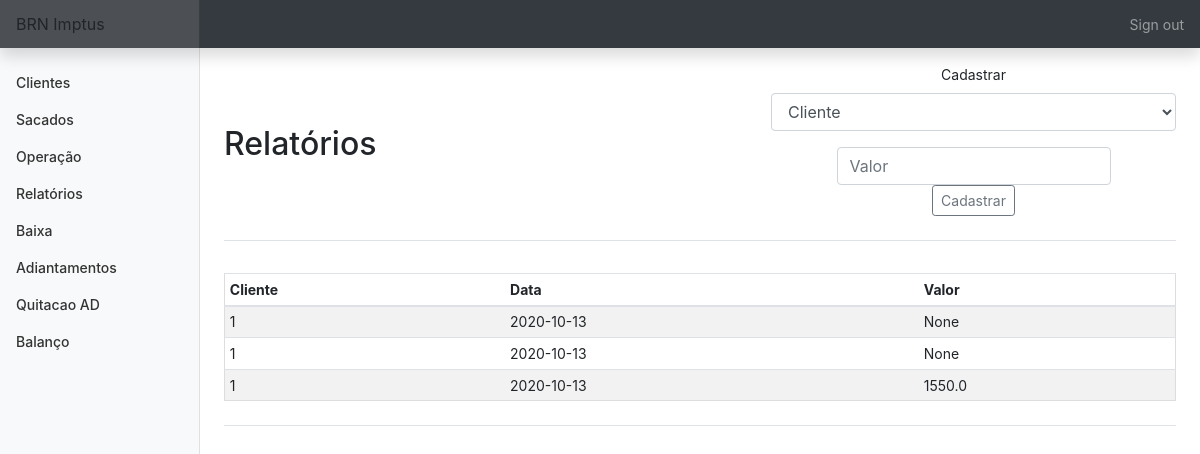
Page /adiantamentos (signed in) on the committed database.
### tables this page shows
CREATE TABLE adiantamentos (cliente_id INTEGER, data DATE, valor FLOAT, FOREIGN KEY (cliente_id) REFERENCES clientes(id));

### app.py (the view, shortened to what this page needs)
@app.route('/adiantamentos', methods=['GET', 'POST'])
@login_required
def adiantamentos():
    con = sqlite3.connect('brn.db')
    con.row_factory = sqlite3.Row
    cur = con.cursor()
    cliente = cur.execute('SELECT nome FROM clientes')
    cliente = cur.fetchall()
    ad = cur.execute('SELECT * FROM adiantamentos')
    ad = cur.fetchall()
    if request.method == "GET":
        return render_template('adiantamentos.html', cliente=cliente, adiantamento=ad)

### app.py (called while the page is built)
@app.after_request
def after_request(response):
    response.headers["Cache-Control"] = "no-cache, no-store, must-revalidate"
    response.headers["Expires"] = 0
    response.headers["Pragma"] = "no-cache"
    return response

### helper.py (called while the page is built)
def login_required(f):
    @wraps(f)
    def decorated_function(*args, **kwargs):
        if session.get("user_id") is None:
            return redirect("/login")
        return f(*args, **kwargs)
    return decorated_function

### templates/adiantamentos.html (shortened to what this page needs)
{% extends "layout.html" %}
{% block main %}
    <div class='d-flex justify-content-between flex-warp flex-md-nowrap align-items-center pt-3 pb-2 mb-3 border-bottom'>
        <h1 class='h2'>Relatórios</h1>
            <form action='adiantamentos' method='POST'>
                <div class='form-group'>
                    <label for=''>Cadastrar</label>
                    <div class="form-group">
                        <select class="form-control" name="cliente">
                            <option disabled selected value>Cliente</option>
                        </select>
                    </div>
                    <div class='form-goup'>
                        <input name='valor' autofocus class='form-control' placeholder='Valor' type='number' step='0.01' data-mask='000.000,00'>
                    </div>
                    <button type='submit' class='btn btn-sm btn-outline-secondary'>Cadastrar</button>
                </div>
            </form>
    </div>
    <div class='d-flex justify-content-between flex-warp flex-md-nowrap align-items-center pt-3 pb-2 mb-3 border-bottom'>
        <div class='table-responsive'>
            <table class='table table-striped table-sm'>
                <thead>
                    <tr>
                        <th>Cliente</th>
                        <th>Data</th>
                        <th>Valor</th>
                    </tr>
                </thead>
                <tbody>
                    {% for row in adiantamento %}
                        <tr>
                            <td>{{ row['cliente_id'] }}</td>
                            <td>{{ row['data'] }}</td>
                            <td>{{ row['valor'] }}</td>
                        </tr>
                    {% endfor %}
                </tbody>
            </table>
        </div>
    </div>
{% endblock %}

### static/styles.css (style rules this page uses)
main .form-control { display: inline-block; width: auto; }
main table { text-align: left; border-collapse: collapse; border-spacing: 0; width: 100%; border: 1px solid #ddd; }
main table td, th { text-align: left; padding: 16px; }
body { font-size: .875rem; height:100%; }

### rows in the picture
adiantamentos: cliente_id "1", data "2020-10-13", valor "None"
adiantamentos: cliente_id "1", data "2020-10-13", valor "None"
adiantamentos: cliente_id "1", data "2020-10-13", valor "1550.0"
